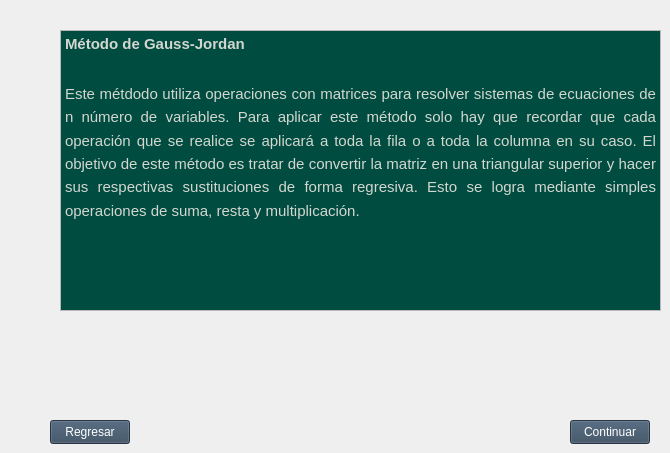
  <widget class="QWidget" name="centralwidget">
   <widget class="QPushButton" name="pushButton">
    <property name="geometry">
     <rect>
      <x>50</x>
      <y>420</y>
      <width>80</width>
      <height>24</height>
     </rect>
    </property>
    <property name="palette">
     <palette>
      <active>
       <colorrole role="WindowText">
        <brush brushstyle="SolidPattern">
         <color alpha="255">
          <red>255</red>
          <green>255</green>
          <blue>255</blue>
         </color>
        </brush>
       </colorrole>
       <colorrole role="Button">
        <brush brushstyle="SolidPattern">
         <color alpha="255">
          <red>53</red>
          <green>73</green>
          <blue>94</blue>
         </color>
        </brush>
       </colorrole>
       <colorrole role="Light">
        <brush brushstyle="SolidPattern">
         <color alpha="255">
          <red>79</red>
          <green>109</green>
          <blue>141</blue>
         </color>
        </brush>
       </colorrole>
       <colorrole role="Midlight">
        <brush brushstyle="SolidPattern">
         <color alpha="255">
          <red>66</red>
          <green>91</green>
          <blue>117</blue>
         </color>
        </brush>
       </colorrole>
       <colorrole role="Dark">
        <brush brushstyle="SolidPattern">
         <color alpha="255">
          <red>26</red>
          <green>36</green>
          <blue>47</blue>
         </color>
        </brush>
       </colorrole>
       <colorrole role="Mid">
        <brush brushstyle="SolidPattern">
         <color alpha="255">
          <red>35</red>
          <green>48</green>
          <blue>62</blue>
         </color>
        </brush>
       </colorrole>
       <colorrole role="Text">
        <brush brushstyle="SolidPattern">
         <color alpha="255">
          <red>255</red>
          <green>255</green>
          <blue>255</blue>
         </color>
        </brush>
       </colorrole>
       <colorrole role="BrightText">
        <brush brushstyle="SolidPattern">
         <color alpha="255">
          <red>255</red>
          <green>255</green>
          <blue>255</blue>
         </color>
        </brush>
       </colorrole>
       <colorrole role="ButtonText">
        <brush brushstyle="SolidPattern">
         <color alpha="255">
          <red>255</red>
          <green>255</green>
          <blue>255</blue>
         </color>
        </brush>
       </colorrole>
       <colorrole role="Base">
        <brush brushstyle="SolidPattern">
         <color alpha="255">
          <red>0</red>
          <green>0</green>
          <blue>0</blue>
         </color>
        </brush>
       </colorrole>
       <colorrole role="Window">
        <brush brushstyle="SolidPattern">
         <color alpha="255">
          <red>53</red>
          <green>73</green>
          <blue>94</blue>
         </color>
        </brush>
       </colorrole>
       <colorrole role="Shadow">
        <brush brushstyle="SolidPattern">
         <color alpha="255">
          <red>0</red>
          <green>0</green>
          <blue>0</blue>
         </color>
        </brush>
       </colorrole>
       <colorrole role="AlternateBase">
        <brush brushstyle="SolidPattern">
         <color alpha="255">
          <red>26</red>
          <green>36</green>
          <blue>47</blue>
         </color>
        </brush>
       </colorrole>
       <colorrole role="ToolTipBase">
        <brush brushstyle="SolidPattern">
         <color alpha="255">
          <red>255</red>
          <green>255</green>
          <blue>220</blue>
         </color>
        </brush>
       </colorrole>
       <colorrole role="ToolTipText">
        <brush brushstyle="SolidPattern">
         <color alpha="255">
          <red>0</red>
          <green>0</green>
          <blue>0</blue>
         </color>
        </brush>
       </colorrole>
       <colorrole role="PlaceholderText">
        <brush brushstyle="SolidPattern">
         <color alpha="128">
          <red>255</red>
          <green>255</green>
          <blue>255</blue>
         </color>
        </brush>
       </colorrole>
      </active>
      <inactive>
       <colorrole role="WindowText">
        <brush brushstyle="SolidPattern">
         <color alpha="255">
          <red>255</red>
          <green>255</green>
          <blue>255</blue>
         </color>
        </brush>
       </colorrole>
       <colorrole role="Button">
        <brush brushstyle="SolidPattern">
         <color alpha="255">
          <red>53</red>
          <green>73</green>
          <blue>94</blue>
         </color>
        </brush>
       </colorrole>
       <colorrole role="Light">
        <brush brushstyle="SolidPattern">
         <color alpha="255">
          <red>79</red>
          <green>109</green>
          <blue>141</blue>
         </color>
        </brush>
       </colorrole>
       <colorrole role="Midlight">
        <brush brushstyle="SolidPattern">
         <color alpha="255">
          <red>66</red>
          <green>91</green>
          <blue>117</blue>
         </color>
        </brush>
       </colorrole>
       <colorrole role="Dark">
        <brush brushstyle="SolidPattern">
         <color alpha="255">
          <red>26</red>
          <green>36</green>
          <blue>47</blue>
         </color>
        </brush>
       </colorrole>
       <colorrole role="Mid">
        <brush brushstyle="SolidPattern">
         <color alpha="255">
          <red>35</red>
          <green>48</green>
          <blue>62</blue>
         </color>
        </brush>
       </colorrole>
       <colorrole role="Text">
        <brush brushstyle="SolidPattern">
         <color alpha="255">
          <red>255</red>
          <green>255</green>
          <blue>255</blue>
         </color>
        </brush>
       </colorrole>
       <colorrole role="BrightText">
        <brush brushstyle="SolidPattern">
         <color alpha="255">
          <red>255</red>
          <green>255</green>
          <blue>255</blue>
         </color>
        </brush>
       </colorrole>
       <colorrole role="ButtonText">
        <brush brushstyle="SolidPattern">
         <color alpha="255">
          <red>255</red>
          <green>255</green>
          <blue>255</blue>
         </color>
        </brush>
       </colorrole>
       <colorrole role="Base">
        <brush brushstyle="SolidPattern">
         <color alpha="255">
          <red>0</red>
          <green>0</green>
          <blue>0</blue>
         </color>
        </brush>
       </colorrole>
       <colorrole role="Window">
        <brush brushstyle="SolidPattern">
         <color alpha="255">
          <red>53</red>
          <green>73</green>
          <blue>94</blue>
         </color>
        </brush>
       </colorrole>
       <colorrole role="Shadow">
        <brush brushstyle="SolidPattern">
         <color alpha="255">
          <red>0</red>
          <green>0</green>
          <blue>0</blue>
         </color>
        </brush>
       </colorrole>
       <colorrole role="AlternateBase">
        <brush brushstyle="SolidPattern">
         <color alpha="255">
          <red>26</red>
          <green>36</green>
          <blue>47</blue>
         </color>
        </brush>
       </colorrole>
       <colorrole role="ToolTipBase">
        <brush brushstyle="SolidPattern">
         <color alpha="255">
          <red>255</red>
          <green>255</green>
          <blue>220</blue>
         </color>
        </brush>
       </colorrole>
       <colorrole role="ToolTipText">
        <brush brushstyle="SolidPattern">
         <color alpha="255">
          <red>0</red>
          <green>0</green>
          <blue>0</blue>
         </color>
        </brush>
       </colorrole>
       <colorrole role="PlaceholderText">
        <brush brushstyle="SolidPattern">
         <color alpha="128">
          <red>255</red>
          <green>255</green>
          <blue>255</blue>
         </color>
        </brush>
       </colorrole>
      </inactive>
      <disabled>
       <colorrole role="WindowText">
        <brush brushstyle="SolidPattern">
         <color alpha="255">
          <red>26</red>
          <green>36</green>
          <blue>47</blue>
         </color>
        </brush>
       </colorrole>
       <colorrole role="Button">
        <brush brushstyle="SolidPattern">
         <color alpha="255">
          <red>53</red>
          <green>73</green>
          <blue>94</blue>
         </color>
        </brush>
       </colorrole>
       <colorrole role="Light">
        <brush brushstyle="SolidPattern">
         <color alpha="255">
          <red>79</red>
          <green>109</green>
          <blue>141</blue>
         </color>
        </brush>
       </colorrole>
       <colorrole role="Midlight">
        <brush brushstyle="SolidPattern">
         <color alpha="255">
          <red>66</red>
          <green>91</green>
          <blue>117</blue>
         </color>
        </brush>
       </colorrole>
       <colorrole role="Dark">
        <brush brushstyle="SolidPattern">
         <color alpha="255">
          <red>26</red>
          <green>36</green>
          <blue>47</blue>
         </color>
        </brush>
       </colorrole>
       <colorrole role="Mid">
        <brush brushstyle="SolidPattern">
         <color alpha="255">
          <red>35</red>
          <green>48</green>
          <blue>62</blue>
         </color>
        </brush>
       </colorrole>
       <colorrole role="Text">
        <brush brushstyle="SolidPattern">
         <color alpha="255">
          <red>26</red>
          <green>36</green>
          <blue>47</blue>
         </color>
        </brush>
       </colorrole>
       <colorrole role="BrightText">
        <brush brushstyle="SolidPattern">
         <color alpha="255">
          <red>255</red>
          <green>255</green>
          <blue>255</blue>
         </color>
        </brush>
       </colorrole>
       <colorrole role="ButtonText">
        <brush brushstyle="SolidPattern">
         <color alpha="255">
          <red>26</red>
          <green>36</green>
          <blue>47</blue>
         </color>
        </brush>
       </colorrole>
       <colorrole role="Base">
        <brush brushstyle="SolidPattern">
         <color alpha="255">
          <red>53</red>
          <green>73</green>
          <blue>94</blue>
         </color>
        </brush>
       </colorrole>
       <colorrole role="Window">
        <brush brushstyle="SolidPattern">
         <color alpha="255">
          <red>53</red>
          <green>73</green>
          <blue>94</blue>
         </color>
        </brush>
       </colorrole>
       <colorrole role="Shadow">
        <brush brushstyle="SolidPattern">
         <color alpha="255">
          <red>0</red>
          <green>0</green>
          <blue>0</blue>
         </color>
        </brush>
       </colorrole>
       <colorrole role="AlternateBase">
        <brush brushstyle="SolidPattern">
         <color alpha="255">
          <red>53</red>
          <green>73</green>
          <blue>94</blue>
         </color>
        </brush>
       </colorrole>
       <colorrole role="ToolTipBase">
        <brush brushstyle="SolidPattern">
         <color alpha="255">
          <red>255</red>
          <green>255</green>
          <blue>220</blue>
         </color>
        </brush>
       </colorrole>
       <colorrole role="ToolTipText">
        <brush brushstyle="SolidPattern">
         <color alpha="255">
          <red>0</red>
          <green>0</green>
          <blue>0</blue>
         </color>
        </brush>
       </colorrole>
       <colorrole role="PlaceholderText">
        <brush brushstyle="SolidPattern">
         <color alpha="128">
          <red>255</red>
          <green>255</green>
          <blue>255</blue>
         </color>
        </brush>
       </colorrole>
      </disabled>
     </palette>
    </property>
    <property name="text">
     <string>Regresar</string>
    </property>
   </widget>
   <widget class="QPushButton" name="pushButton_2">
    <property name="geometry">
     <rect>
      <x>570</x>
      <y>420</y>
      <width>80</width>
      <height>24</height>
     </rect>
    </property>
    <property name="palette">
     <palette>
      <active>
       <colorrole role="WindowText">
        <brush brushstyle="SolidPattern">
         <color alpha="255">
          <red>255</red>
          <green>255</green>
          <blue>255</blue>
         </color>
        </brush>
       </colorrole>
       <colorrole role="Button">
        <brush brushstyle="SolidPattern">
         <color alpha="255">
          <red>53</red>
          <green>73</green>
          <blue>94</blue>
         </color>
        </brush>
       </colorrole>
       <colorrole role="Light">
        <brush brushstyle="SolidPattern">
         <color alpha="255">
          <red>79</red>
          <green>109</green>
          <blue>141</blue>
         </color>
        </brush>
       </colorrole>
       <colorrole role="Midlight">
        <brush brushstyle="SolidPattern">
         <color alpha="255">
          <red>66</red>
          <green>91</green>
          <blue>117</blue>
         </color>
        </brush>
       </colorrole>
       <colorrole role="Dark">
        <brush brushstyle="SolidPattern">
         <color alpha="255">
          <red>26</red>
          <green>36</green>
          <blue>47</blue>
         </color>
        </brush>
       </colorrole>
       <colorrole role="Mid">
        <brush brushstyle="SolidPattern">
         <color alpha="255">
          <red>35</red>
          <green>48</green>
          <blue>62</blue>
         </color>
        </brush>
       </colorrole>
       <colorrole role="Text">
        <brush brushstyle="SolidPattern">
         <color alpha="255">
          <red>255</red>
          <green>255</green>
          <blue>255</blue>
         </color>
        </brush>
       </colorrole>
       <colorrole role="BrightText">
        <brush brushstyle="SolidPattern">
         <color alpha="255">
          <red>255</red>
          <green>255</green>
          <blue>255</blue>
         </color>
        </brush>
       </colorrole>
       <colorrole role="ButtonText">
        <brush brushstyle="SolidPattern">
         <color alpha="255">
          <red>255</red>
          <green>255</green>
          <blue>255</blue>
         </color>
        </brush>
       </colorrole>
       <colorrole role="Base">
        <brush brushstyle="SolidPattern">
         <color alpha="255">
          <red>0</red>
          <green>0</green>
          <blue>0</blue>
         </color>
        </brush>
       </colorrole>
       <colorrole role="Window">
        <brush brushstyle="SolidPattern">
         <color alpha="255">
          <red>53</red>
          <green>73</green>
          <blue>94</blue>
         </color>
        </brush>
       </colorrole>
       <colorrole role="Shadow">
        <brush brushstyle="SolidPattern">
         <color alpha="255">
          <red>0</red>
          <green>0</green>
          <blue>0</blue>
         </color>
        </brush>
       </colorrole>
       <colorrole role="AlternateBase">
        <brush brushstyle="SolidPattern">
         <color alpha="255">
          <red>26</red>
          <green>36</green>
          <blue>47</blue>
         </color>
        </brush>
       </colorrole>
       <colorrole role="ToolTipBase">
        <brush brushstyle="SolidPattern">
         <color alpha="255">
          <red>255</red>
          <green>255</green>
          <blue>220</blue>
         </color>
        </brush>
       </colorrole>
       <colorrole role="ToolTipText">
        <brush brushstyle="SolidPattern">
         <color alpha="255">
          <red>0</red>
          <green>0</green>
          <blue>0</blue>
         </color>
        </brush>
       </colorrole>
       <colorrole role="PlaceholderText">
        <brush brushstyle="SolidPattern">
         <color alpha="128">
          <red>255</red>
          <green>255</green>
          <blue>255</blue>
         </color>
        </brush>
       </colorrole>
      </active>
      <inactive>
       <colorrole role="WindowText">
        <brush brushstyle="SolidPattern">
         <color alpha="255">
          <red>255</red>
          <green>255</green>
          <blue>255</blue>
         </color>
        </brush>
       </colorrole>
       <colorrole role="Button">
        <brush brushstyle="SolidPattern">
         <color alpha="255">
          <red>53</red>
          <green>73</green>
          <blue>94</blue>
         </color>
        </brush>
       </colorrole>
       <colorrole role="Light">
        <brush brushstyle="SolidPattern">
         <color alpha="255">
          <red>79</red>
          <green>109</green>
          <blue>141</blue>
         </color>
        </brush>
       </colorrole>
       <colorrole role="Midlight">
        <brush brushstyle="SolidPattern">
         <color alpha="255">
          <red>66</red>
          <green>91</green>
          <blue>117</blue>
         </color>
        </brush>
       </colorrole>
       <colorrole role="Dark">
        <brush brushstyle="SolidPattern">
         <color alpha="255">
          <red>26</red>
          <green>36</green>
          <blue>47</blue>
         </color>
        </brush>
       </colorrole>
       <colorrole role="Mid">
        <brush brushstyle="SolidPattern">
         <color alpha="255">
          <red>35</red>
          <green>48</green>
          <blue>62</blue>
         </color>
        </brush>
       </colorrole>
       <colorrole role="Text">
        <brush brushstyle="SolidPattern">
         <color alpha="255">
          <red>255</red>
          <green>255</green>
          <blue>255</blue>
         </color>
        </brush>
       </colorrole>
       <colorrole role="BrightText">
        <brush brushstyle="SolidPattern">
         <color alpha="255">
          <red>255</red>
          <green>255</green>
          <blue>255</blue>
         </color>
        </brush>
       </colorrole>
       <colorrole role="ButtonText">
        <brush brushstyle="SolidPattern">
         <color alpha="255">
          <red>255</red>
          <green>255</green>
          <blue>255</blue>
         </color>
        </brush>
       </colorrole>
       <colorrole role="Base">
        <brush brushstyle="SolidPattern">
         <color alpha="255">
          <red>0</red>
          <green>0</green>
          <blue>0</blue>
         </color>
        </brush>
       </colorrole>
       <colorrole role="Window">
        <brush brushstyle="SolidPattern">
         <color alpha="255">
          <red>53</red>
          <green>73</green>
          <blue>94</blue>
         </color>
        </brush>
       </colorrole>
       <colorrole role="Shadow">
        <brush brushstyle="SolidPattern">
         <color alpha="255">
          <red>0</red>
          <green>0</green>
          <blue>0</blue>
         </color>
        </brush>
       </colorrole>
       <colorrole role="AlternateBase">
        <brush brushstyle="SolidPattern">
         <color alpha="255">
          <red>26</red>
          <green>36</green>
          <blue>47</blue>
         </color>
        </brush>
       </colorrole>
       <colorrole role="ToolTipBase">
        <brush brushstyle="SolidPattern">
         <color alpha="255">
          <red>255</red>
          <green>255</green>
          <blue>220</blue>
         </color>
        </brush>
       </colorrole>
       <colorrole role="ToolTipText">
        <brush brushstyle="SolidPattern">
         <color alpha="255">
          <red>0</red>
          <green>0</green>
          <blue>0</blue>
         </color>
        </brush>
       </colorrole>
       <colorrole role="PlaceholderText">
        <brush brushstyle="SolidPattern">
         <color alpha="128">
          <red>255</red>
          <green>255</green>
          <blue>255</blue>
         </color>
        </brush>
       </colorrole>
      </inactive>
      <disabled>
       <colorrole role="WindowText">
        <brush brushstyle="SolidPattern">
         <color alpha="255">
          <red>26</red>
          <green>36</green>
          <blue>47</blue>
         </color>
        </brush>
       </colorrole>
       <colorrole role="Button">
        <brush brushstyle="SolidPattern">
         <color alpha="255">
          <red>53</red>
          <green>73</green>
          <blue>94</blue>
         </color>
        </brush>
       </colorrole>
       <colorrole role="Light">
        <brush brushstyle="SolidPattern">
         <color alpha="255">
          <red>79</red>
          <green>109</green>
          <blue>141</blue>
         </color>
        </brush>
       </colorrole>
       <colorrole role="Midlight">
        <brush brushstyle="SolidPattern">
         <color alpha="255">
          <red>66</red>
          <green>91</green>
          <blue>117</blue>
         </color>
        </brush>
       </colorrole>
       <colorrole role="Dark">
        <brush brushstyle="SolidPattern">
         <color alpha="255">
          <red>26</red>
          <green>36</green>
          <blue>47</blue>
         </color>
        </brush>
       </colorrole>
       <colorrole role="Mid">
        <brush brushstyle="SolidPattern">
         <color alpha="255">
          <red>35</red>
          <green>48</green>
          <blue>62</blue>
         </color>
        </brush>
       </colorrole>
       <colorrole role="Text">
        <brush brushstyle="SolidPattern">
         <color alpha="255">
          <red>26</red>
          <green>36</green>
          <blue>47</blue>
         </color>
        </brush>
       </colorrole>
       <colorrole role="BrightText">
        <brush brushstyle="SolidPattern">
         <color alpha="255">
          <red>255</red>
          <green>255</green>
          <blue>255</blue>
         </color>
        </brush>
       </colorrole>
       <colorrole role="ButtonText">
        <brush brushstyle="SolidPattern">
         <color alpha="255">
          <red>26</red>
          <green>36</green>
          <blue>47</blue>
         </color>
        </brush>
       </colorrole>
       <colorrole role="Base">
        <brush brushstyle="SolidPattern">
         <color alpha="255">
          <red>53</red>
          <green>73</green>
          <blue>94</blue>
         </color>
        </brush>
       </colorrole>
       <colorrole role="Window">
        <brush brushstyle="SolidPattern">
         <color alpha="255">
          <red>53</red>
          <green>73</green>
          <blue>94</blue>
         </color>
        </brush>
       </colorrole>
       <colorrole role="Shadow">
        <brush brushstyle="SolidPattern">
         <color alpha="255">
          <red>0</red>
          <green>0</green>
          <blue>0</blue>
         </color>
        </brush>
       </colorrole>
       <colorrole role="AlternateBase">
        <brush brushstyle="SolidPattern">
         <color alpha="255">
          <red>53</red>
          <green>73</green>
          <blue>94</blue>
         </color>
        </brush>
       </colorrole>
       <colorrole role="ToolTipBase">
        <brush brushstyle="SolidPattern">
         <color alpha="255">
          <red>255</red>
          <green>255</green>
          <blue>220</blue>
         </color>
        </brush>
       </colorrole>
       <colorrole role="ToolTipText">
        <brush brushstyle="SolidPattern">
         <color alpha="255">
          <red>0</red>
          <green>0</green>
          <blue>0</blue>
         </color>
        </brush>
       </colorrole>
       <colorrole role="PlaceholderText">
        <brush brushstyle="SolidPattern">
         <color alpha="128">
          <red>255</red>
          <green>255</green>
          <blue>255</blue>
         </color>
        </brush>
       </colorrole>
      </disabled>
     </palette>
    </property>
    <property name="text">
     <string>Continuar</string>
    </property>
   </widget>
   <widget class="QTextBrowser" name="textBrowser">
    <property name="geometry">
     <rect>
      <x>60</x>
      <y>30</y>
      <width>601</width>
      <height>281</height>
     </rect>
    </property>
    <property name="palette">
     <palette>
      <active>
       <colorrole role="Base">
        <brush brushstyle="SolidPattern">
         <color alpha="255">
          <red>0</red>
          <green>76</green>
          <blue>64</blue>
         </color>
        </brush>
       </colorrole>
       <colorrole role="Shadow">
        <brush brushstyle="SolidPattern">
         <color alpha="255">
          <red>0</red>
          <green>76</green>
          <blue>64</blue>
         </color>
        </brush>
       </colorrole>
       <colorrole role="ToolTipText">
        <brush brushstyle="SolidPattern">
         <color alpha="255">
          <red>0</red>
          <green>76</green>
          <blue>64</blue>
         </color>
        </brush>
       </colorrole>
      </active>
      <inactive>
       <colorrole role="Base">
        <brush brushstyle="SolidPattern">
         <color alpha="255">
          <red>0</red>
          <green>76</green>
          <blue>64</blue>
         </color>
        </brush>
       </colorrole>
       <colorrole role="Shadow">
        <brush brushstyle="SolidPattern">
         <color alpha="255">
          <red>0</red>
          <green>76</green>
          <blue>64</blue>
         </color>
        </brush>
       </colorrole>
       <colorrole role="ToolTipText">
        <brush brushstyle="SolidPattern">
         <color alpha="255">
          <red>0</red>
          <green>76</green>
          <blue>64</blue>
         </color>
        </brush>
       </colorrole>
      </inactive>
      <disabled>
       <colorrole role="Base">
        <brush brushstyle="SolidPattern">
         <color alpha="255">
          <red>0</red>
          <green>76</green>
          <blue>64</blue>
         </color>
        </brush>
       </colorrole>
       <colorrole role="Shadow">
        <brush brushstyle="SolidPattern">
         <color alpha="255">
          <red>0</red>
          <green>76</green>
          <blue>64</blue>
         </color>
        </brush>
       </colorrole>
       <colorrole role="ToolTipText">
        <brush brushstyle="SolidPattern">
         <color alpha="255">
          <red>0</red>
          <green>76</green>
          <blue>64</blue>
         </color>
        </brush>
       </colorrole>
      </disabled>
     </palette>
    </property>
    <property name="html">
     <string>&lt;!DOCTYPE HTML PUBLIC &quot;-//W3C//DTD HTML 4.0//EN&quot; &quot;http://www.w3.org/TR/REC-html40/strict.dtd&quot;&gt;
&lt;html&gt;&lt;head&gt;&lt;meta name=&quot;qrichtext&quot; content=&quot;1&quot; /&gt;&lt;style type=&quot;text/css&quot;&gt;
p, li { white-space: pre-wrap; }
&lt;/style&gt;&lt;/head&gt;&lt;body style=&quot; font-family:'Ubuntu'; font-size:10pt; font-weight:400; font-style:normal;&quot;&gt;
&lt;p align=&quot;justify&quot; style=&quot; margin-top:0px; margin-bottom:0px; margin-left:0px; margin-right:0px; -qt-block-indent:0; text-indent:0px; line-height:138%;&quot;&gt;&lt;span style=&quot; font-family:'Roboto','sans-serif'; font-size:11pt; font-weight:600; color:#d3d7cf; background-color:transparent;&quot;&gt;Método de Gauss-Jordan&lt;/span&gt;&lt;/p&gt;
&lt;p align=&quot;justify&quot; style=&quot;-qt-paragraph-type:empty; margin-top:0px; margin-bottom:0px; margin-left:0px; margin-right:0px; -qt-block-indent:0; text-indent:0px; line-height:138%; font-family:'Roboto','sans-serif'; font-size:11pt; font-weight:600; color:#d3d7cf;&quot;&gt;&lt;br /&gt;&lt;/p&gt;
&lt;p align=&quot;justify&quot; style=&quot; margin-top:0px; margin-bottom:0px; margin-left:0px; margin-right:0px; -qt-block-indent:0; text-indent:0px; line-height:138%;&quot;&gt;&lt;span style=&quot; font-family:'Roboto','sans-serif'; font-size:11pt; color:#d3d7cf; background-color:transparent;&quot;&gt;Este métdodo utiliza operaciones con matrices para resolver sistemas de ecuaciones de n número de variables. Para aplicar este método solo hay que recordar que cada operación que se realice se aplicará a toda la fila o a toda la columna en su caso. El objetivo de este método es tratar de convertir la matriz en una triangular superior y hacer sus respectivas sustituciones de forma regresiva. Esto se logra mediante simples operaciones de suma, resta y multiplicación. &lt;/span&gt;&lt;/p&gt;&lt;/body&gt;&lt;/html&gt;</string>
    </property>
   </widget>
  </widget>
